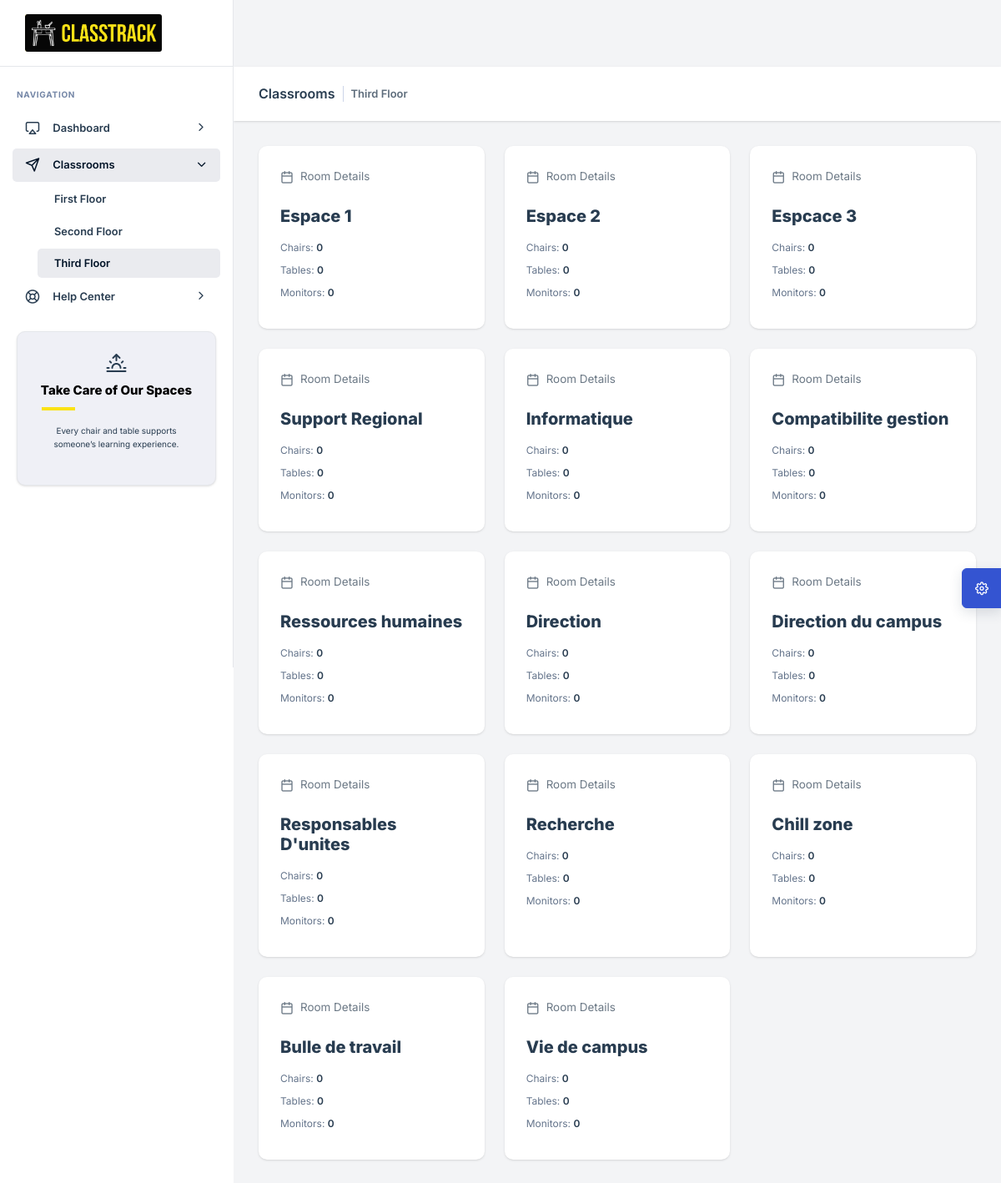
The page /third_floor on the database its author committed.
### models.py (models this page shows, shortened)
class Classroom(db.Model):
    __tablename__ = 'classrooms'
    class_name = db.Column(db.String(30), primary_key = True)
    floor = db.Column(db.Integer)
    furniture = db.relationship('Furniture', backref = 'classrooms', lazy = True)

### app.py (the view)
@app.route("/third_floor", methods=["GET"])
def get_third_floor():
    third_floor_rooms = Classroom.query.filter_by(floor="3").all()
    user_id = session.get("user_id")
    current_user = db.session.execute(
        text("SELECT id, username, user_role FROM users WHERE id = :id"),
        {"id": user_id}
    ).fetchone()
    results = (
    db.session.query(
        Classroom.class_name,
        func.sum(
            case((func.lower(Furniture.furniture_type) == "chair", 1), else_=0)
        ).label("chairs"),
        func.sum(
            case((func.lower(Furniture.furniture_type) == "table", 1), else_=0)
        ).label("tables"),
        func.sum(
            case((func.lower(Furniture.furniture_type) == "monitor", 1), else_=0)
        ).label("monitors"),
    )
    .outerjoin(Furniture, Furniture.current_room == Classroom.class_name)
    .filter(Classroom.floor == '3')
    .group_by(Classroom.class_name)
    .all()
    )
    furniture_counts = {r.class_name: r for r in results}
    return render_template(
        "third_floor.html",
        rooms=third_floor_rooms,
        furniture_counts=furniture_counts,
        current_user = current_user
    )

### templates/third_floor.html
{% extends "index.html" %}
{% block content %}
<div class="nxl-content">
    <div class="page-header">
        <div class="page-header-left d-flex align-items-center">
            <div class="page-header-title">
                <h5 class="m-b-10">Classrooms</h5>
            </div>
            <ul class="breadcrumb">
                <li class="breadcrumb-item">
                    <a href="#">Third Floor</a>
                </li>
            </ul>
        </div>
    </div>
    <div class="main-content">
        <div class="row">
            {% for room in rooms %}
            {% set counts = furniture_counts.get(room.class_name) %}
            <div class="col-lg-4 col-md-6">
                <div class="card stretch stretch-full">
                    <div class="card-body">
                        <div class="hstack justify-content-between">
                            <div>
                                <div class="hstack gap-2 mb-4">
                                    <i class="feather-calendar"></i>
                                    <span>Room Details</span>
                                </div>
                                <h4 class="fw-bolder mb-3">
                                    {{ room.class_name }}
                                </h4>
                                <p class="fs-12 text-muted mb-2">
                                    Chairs:
                                    <span class="fw-semibold text-dark">{{ counts.chairs if counts else 0 }}</span>
                                </p>
                                <p class="fs-12 text-muted mb-2">
                                    Tables:
                                    <span class="fw-semibold text-dark">{{ counts.tables if counts else 0 }}</span>
                                </p>
                                <p class="fs-12 text-muted mb-2">
                                    Monitors:
                                    <span class="fw-semibold text-dark">{{ counts.monitors if counts else 0 }}</span>
                                </p>
                            </div>
                        </div>
                    </div>
                </div>
            </div>
            {% endfor %}
        </div>
    </div>
</div>
{% endblock %}

### rows shown on the page
Classroom: class_name "Espace 1", chairs "0", tables "0", monitors "0"
Classroom: class_name "Espace 2", chairs "0", tables "0", monitors "0"
Classroom: class_name "Espcace 3", chairs "0", tables "0", monitors "0"
Classroom: class_name "Support Regional", chairs "0", tables "0", monitors "0"
Classroom: class_name "Informatique", chairs "0", tables "0", monitors "0"
Classroom: class_name "Compatibilite gestion", chairs "0", tables "0", monitors "0"
Classroom: class_name "Ressources humaines", chairs "0", tables "0", monitors "0"
Classroom: class_name "Direction", chairs "0", tables "0", monitors "0"
Classroom: class_name "Direction du campus", chairs "0", tables "0", monitors "0"
Classroom: class_name "Responsables D'unites", chairs "0", tables "0", monitors "0"
Classroom: class_name "Recherche", chairs "0", tables "0", monitors "0"
Classroom: class_name "Chill zone", chairs "0", tables "0", monitors "0"
Classroom: class_name "Bulle de travail", chairs "0", tables "0", monitors "0"
Classroom: class_name "Vie de campus", chairs "0", tables "0", monitors "0"
